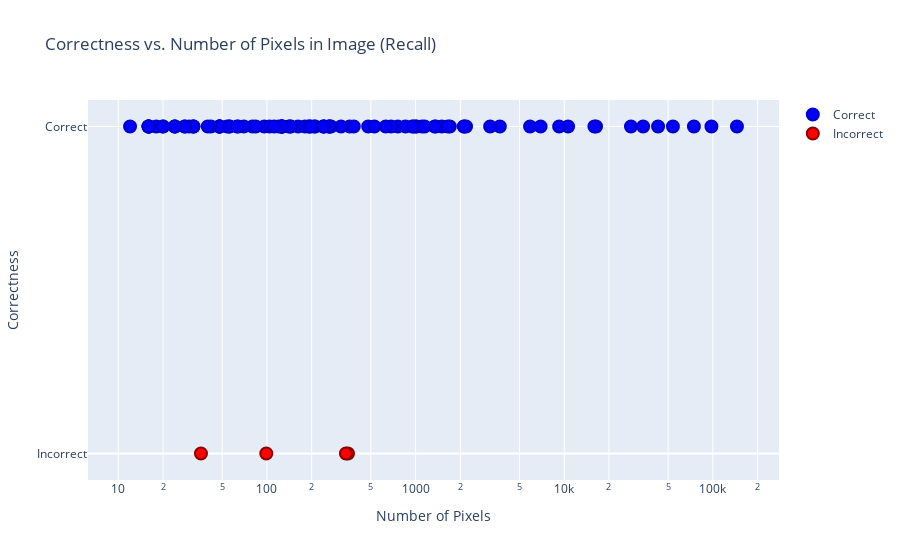

Notebook cell for this chart:
### Code cell
fig = go.Figure()

# Add points for correct predictions
fig.add_trace(go.Scatter(
    x=[pixel_counts_recalls[i] for i in range(len(recalls)) if recalls[i]],
    y=[1 for i in range(len(recalls)) if recalls[i]],  # Use 1 as a dummy value to represent correct predictions
    mode='markers',
    name='Correct',
    marker=dict(color='Blue', size=12, line=dict(color='MediumBlue', width=2))
))

# Add points for incorrect predictions
fig.add_trace(go.Scatter(
    x=[pixel_counts_recalls[i] for i in range(len(recalls)) if not recalls[i]],
    y=[0 for i in range(len(recalls)) if not recalls[i]],  # Use 0 as a dummy value to represent incorrect predictions
    mode='markers',
    name='Incorrect',
    marker=dict(color='Red', size=12, line=dict(color='DarkRed', width=2))
))

fig.update_layout(
    title='Correctness vs. Number of Pixels in Image (Recall)',
    xaxis_title='Number of Pixels',
    xaxis_type='log',  # Set the x-axis to a logarithmic scale
    yaxis_title='Correctness',
    yaxis=dict(tickvals=[0, 1], ticktext=['Incorrect', 'Correct'])
)

fig.show()

### Figure 1 — Plotly figure (JSON) as saved in the notebook; plotly's stock layout.template omitted (floating-point values rounded to 4 significant figures)
{"data": [{"marker": {"color": "Blue", "line": {"color": "MediumBlue", "width": 2}, "size": 12}, "mode": "markers", "name": "Correct", "type": "scatter", "x": [126, 54, 264, 32, 120, 80, 48, 759, 74550, 126, 33948, 10619, 48, 684, 53856, 20, 192, 126, 16368, 30, 64, 140, 24, 480, 48, 9240, 126, 3689, 28, 1008, 18, 32, 855, 360, 145200, 630, 70, 315, 16, 264, 20, 1701, 96, 24, 28120, 270, 2185, 16, 966, 1008, 384, 16, 1500, 5890, 240, 48, 1104, 162, 260, 12, 210, 48, 1365, 180, 56, 528, 97768, 42, 1344, 104, 16, 32, 192, 42780, 1650, 28, 24, 84, 210, 144, 3174, 56, 1150, 63, 144, 2125, 126, 242, 15960, 16, 952, 6936, 40, 126, 240, 2112, 198, 112], "y": [1, 1, 1, 1, 1, 1, 1, 1, 1, 1, 1, 1, 1, 1, 1, 1, 1, 1, 1, 1, 1, 1, 1, 1, 1, 1, 1, 1, 1, 1, 1, 1, 1, 1, 1, 1, 1, 1, 1, 1, 1, 1, 1, 1, 1, 1, 1, 1, 1, 1, 1, 1, 1, 1, 1, 1, 1, 1, 1, 1, 1, 1, 1, 1, 1, 1, 1, 1, 1, 1, 1, 1, 1, 1, 1, 1, 1, 1, 1, 1, 1, 1, 1, 1, 1, 1, 1, 1, 1, 1, 1, 1, 1, 1, 1, 1, 1, 1]}, {"marker": {"color": "Red", "line": {"color": "DarkRed", "width": 2}, "size": 12}, "mode": "markers", "name": "Incorrect", "type": "scatter", "x": [99, 36, 351, 340], "y": [0, 0, 0, 0]}], "layout": {"title": {"text": "Correctness vs. Number of Pixels in Image (Recall)"}, "xaxis": {"title": {"text": "Number of Pixels"}, "type": "log"}, "yaxis": {"ticktext": ["Incorrect", "Correct"], "tickvals": [0, 1], "title": {"text": "Correctness"}}}}
